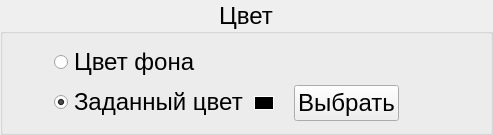
    <widget class="QGroupBox" name="colorBox">
     <property name="font">
      <font>
       <pointsize>18</pointsize>
      </font>
     </property>
     <property name="title">
      <string>Цвет</string>
     </property>
     <property name="alignment">
      <set>Qt::AlignCenter</set>
     </property>
     <layout class="QHBoxLayout" name="horizontalLayout_10">
      <item>
       <spacer name="horizontalSpacer_16">
        <property name="orientation">
         <enum>Qt::Horizontal</enum>
        </property>
        <property name="sizeType">
         <enum>QSizePolicy::Fixed</enum>
        </property>
        <property name="sizeHint" stdset="0">
         <size>
          <width>40</width>
          <height>20</height>
         </size>
        </property>
       </spacer>
      </item>
      <item>
       <layout class="QVBoxLayout" name="verticalLayout_3">
        <item>
         <widget class="QRadioButton" name="radioButton_6">
          <property name="text">
           <string>Цвет фона</string>
          </property>
         </widget>
        </item>
        <item>
         <widget class="QRadioButton" name="radioButton_7">
          <property name="text">
           <string>Заданный цвет</string>
          </property>
          <property name="checkable">
           <bool>true</bool>
          </property>
          <property name="checked">
           <bool>true</bool>
          </property>
         </widget>
        </item>
       </layout>
      </item>
      <item>
       <layout class="QVBoxLayout" name="verticalLayout_5">
        <property name="spacing">
         <number>0</number>
        </property>
        <item>
         <spacer name="verticalSpacer_3">
          <property name="orientation">
           <enum>Qt::Vertical</enum>
          </property>
          <property name="sizeType">
           <enum>QSizePolicy::Fixed</enum>
          </property>
          <property name="sizeHint" stdset="0">
           <size>
            <width>20</width>
            <height>40</height>
           </size>
          </property>
         </spacer>
        </item>
        <item>
         <layout class="QHBoxLayout" name="horizontalLayout_9">
          <property name="spacing">
           <number>0</number>
          </property>
          <item>
           <layout class="QVBoxLayout" name="verticalLayout_4">
            <property name="spacing">
             <number>0</number>
            </property>
            <item>
             <spacer name="verticalSpacer">
              <property name="orientation">
               <enum>Qt::Vertical</enum>
              </property>
              <property name="sizeType">
               <enum>QSizePolicy::Fixed</enum>
              </property>
              <property name="sizeHint" stdset="0">
               <size>
                <width>20</width>
                <height>11</height>
               </size>
              </property>
             </spacer>
            </item>
            <item>
             <widget class="QFrame" name="frame">
              <property name="palette">
               <palette>
                <active>
                 <colorrole role="WindowText">
                  <brush brushstyle="SolidPattern">
                   <color alpha="255">
                    <red>255</red>
                    <green>255</green>
                    <blue>255</blue>
                   </color>
                  </brush>
                 </colorrole>
                 <colorrole role="Button">
                  <brush brushstyle="SolidPattern">
                   <color alpha="255">
                    <red>0</red>
                    <green>0</green>
                    <blue>0</blue>
                   </color>
                  </brush>
                 </colorrole>
                 <colorrole role="Light">
                  <brush brushstyle="SolidPattern">
                   <color alpha="255">
                    <red>0</red>
                    <green>0</green>
                    <blue>0</blue>
                   </color>
                  </brush>
                 </colorrole>
                 <colorrole role="Midlight">
                  <brush brushstyle="SolidPattern">
                   <color alpha="255">
                    <red>0</red>
                    <green>0</green>
                    <blue>0</blue>
                   </color>
                  </brush>
                 </colorrole>
                 <colorrole role="Dark">
                  <brush brushstyle="SolidPattern">
                   <color alpha="255">
                    <red>0</red>
                    <green>0</green>
                    <blue>0</blue>
                   </color>
                  </brush>
                 </colorrole>
                 <colorrole role="Mid">
                  <brush brushstyle="SolidPattern">
                   <color alpha="255">
                    <red>0</red>
                    <green>0</green>
                    <blue>0</blue>
                   </color>
                  </brush>
                 </colorrole>
                 <colorrole role="Text">
                  <brush brushstyle="SolidPattern">
                   <color alpha="255">
                    <red>255</red>
                    <green>255</green>
                    <blue>255</blue>
                   </color>
                  </brush>
                 </colorrole>
                 <colorrole role="BrightText">
                  <brush brushstyle="SolidPattern">
                   <color alpha="255">
                    <red>255</red>
                    <green>255</green>
                    <blue>255</blue>
                   </color>
                  </brush>
                 </colorrole>
                 <colorrole role="ButtonText">
                  <brush brushstyle="SolidPattern">
                   <color alpha="255">
                    <red>255</red>
                    <green>255</green>
                    <blue>255</blue>
                   </color>
                  </brush>
                 </colorrole>
                 <colorrole role="Base">
                  <brush brushstyle="SolidPattern">
                   <color alpha="255">
                    <red>0</red>
                    <green>0</green>
                    <blue>0</blue>
                   </color>
                  </brush>
                 </colorrole>
                 <colorrole role="Window">
                  <brush brushstyle="SolidPattern">
                   <color alpha="255">
                    <red>0</red>
                    <green>0</green>
                    <blue>0</blue>
                   </color>
                  </brush>
                 </colorrole>
                 <colorrole role="Shadow">
                  <brush brushstyle="SolidPattern">
                   <color alpha="255">
                    <red>0</red>
                    <green>0</green>
                    <blue>0</blue>
                   </color>
                  </brush>
                 </colorrole>
                 <colorrole role="AlternateBase">
                  <brush brushstyle="SolidPattern">
                   <color alpha="255">
                    <red>0</red>
                    <green>0</green>
                    <blue>0</blue>
                   </color>
                  </brush>
                 </colorrole>
                 <colorrole role="ToolTipBase">
                  <brush brushstyle="SolidPattern">
                   <color alpha="255">
                    <red>255</red>
                    <green>255</green>
                    <blue>220</blue>
                   </color>
                  </brush>
                 </colorrole>
                 <colorrole role="ToolTipText">
                  <brush brushstyle="SolidPattern">
                   <color alpha="255">
                    <red>0</red>
                    <green>0</green>
                    <blue>0</blue>
                   </color>
                  </brush>
                 </colorrole>
                 <colorrole role="PlaceholderText">
                  <brush brushstyle="SolidPattern">
                   <color alpha="128">
                    <red>255</red>
                    <green>255</green>
                    <blue>255</blue>
                   </color>
                  </brush>
                 </colorrole>
                </active>
                <inactive>
                 <colorrole role="WindowText">
                  <brush brushstyle="SolidPattern">
                   <color alpha="255">
                    <red>255</red>
                    <green>255</green>
                    <blue>255</blue>
                   </color>
                  </brush>
                 </colorrole>
                 <colorrole role="Button">
                  <brush brushstyle="SolidPattern">
                   <color alpha="255">
                    <red>0</red>
                    <green>0</green>
                    <blue>0</blue>
                   </color>
                  </brush>
                 </colorrole>
                 <colorrole role="Light">
                  <brush brushstyle="SolidPattern">
                   <color alpha="255">
                    <red>0</red>
                    <green>0</green>
                    <blue>0</blue>
                   </color>
                  </brush>
                 </colorrole>
                 <colorrole role="Midlight">
                  <brush brushstyle="SolidPattern">
                   <color alpha="255">
                    <red>0</red>
                    <green>0</green>
                    <blue>0</blue>
                   </color>
                  </brush>
                 </colorrole>
                 <colorrole role="Dark">
                  <brush brushstyle="SolidPattern">
                   <color alpha="255">
                    <red>0</red>
                    <green>0</green>
                    <blue>0</blue>
                   </color>
                  </brush>
                 </colorrole>
                 <colorrole role="Mid">
                  <brush brushstyle="SolidPattern">
                   <color alpha="255">
                    <red>0</red>
                    <green>0</green>
                    <blue>0</blue>
                   </color>
                  </brush>
                 </colorrole>
                 <colorrole role="Text">
                  <brush brushstyle="SolidPattern">
                   <color alpha="255">
                    <red>255</red>
                    <green>255</green>
                    <blue>255</blue>
                   </color>
                  </brush>
                 </colorrole>
                 <colorrole role="BrightText">
                  <brush brushstyle="SolidPattern">
                   <color alpha="255">
                    <red>255</red>
                    <green>255</green>
                    <blue>255</blue>
                   </color>
                  </brush>
                 </colorrole>
                 <colorrole role="ButtonText">
                  <brush brushstyle="SolidPattern">
                   <color alpha="255">
                    <red>255</red>
                    <green>255</green>
                    <blue>255</blue>
                   </color>
                  </brush>
                 </colorrole>
                 <colorrole role="Base">
                  <brush brushstyle="SolidPattern">
                   <color alpha="255">
                    <red>0</red>
                    <green>0</green>
                    <blue>0</blue>
                   </color>
                  </brush>
                 </colorrole>
                 <colorrole role="Window">
                  <brush brushstyle="SolidPattern">
                   <color alpha="255">
                    <red>0</red>
                    <green>0</green>
                    <blue>0</blue>
                   </color>
                  </brush>
                 </colorrole>
                 <colorrole role="Shadow">
                  <brush brushstyle="SolidPattern">
                   <color alpha="255">
                    <red>0</red>
                    <green>0</green>
                    <blue>0</blue>
                   </color>
                  </brush>
                 </colorrole>
                 <colorrole role="AlternateBase">
                  <brush brushstyle="SolidPattern">
                   <color alpha="255">
                    <red>0</red>
                    <green>0</green>
                    <blue>0</blue>
                   </color>
                  </brush>
                 </colorrole>
                 <colorrole role="ToolTipBase">
                  <brush brushstyle="SolidPattern">
                   <color alpha="255">
                    <red>255</red>
                    <green>255</green>
                    <blue>220</blue>
                   </color>
                  </brush>
                 </colorrole>
                 <colorrole role="ToolTipText">
                  <brush brushstyle="SolidPattern">
                   <color alpha="255">
                    <red>0</red>
                    <green>0</green>
                    <blue>0</blue>
                   </color>
                  </brush>
                 </colorrole>
                 <colorrole role="PlaceholderText">
                  <brush brushstyle="SolidPattern">
                   <color alpha="128">
                    <red>255</red>
                    <green>255</green>
                    <blue>255</blue>
                   </color>
                  </brush>
                 </colorrole>
                </inactive>
                <disabled>
                 <colorrole role="WindowText">
                  <brush brushstyle="SolidPattern">
                   <color alpha="255">
                    <red>0</red>
                    <green>0</green>
                    <blue>0</blue>
                   </color>
                  </brush>
                 </colorrole>
                 <colorrole role="Button">
                  <brush brushstyle="SolidPattern">
                   <color alpha="255">
                    <red>0</red>
                    <green>0</green>
                    <blue>0</blue>
                   </color>
                  </brush>
                 </colorrole>
                 <colorrole role="Light">
                  <brush brushstyle="SolidPattern">
                   <color alpha="255">
                    <red>0</red>
                    <green>0</green>
                    <blue>0</blue>
                   </color>
                  </brush>
                 </colorrole>
                 <colorrole role="Midlight">
                  <brush brushstyle="SolidPattern">
                   <color alpha="255">
                    <red>0</red>
                    <green>0</green>
                    <blue>0</blue>
                   </color>
                  </brush>
                 </colorrole>
                 <colorrole role="Dark">
                  <brush brushstyle="SolidPattern">
                   <color alpha="255">
                    <red>0</red>
                    <green>0</green>
                    <blue>0</blue>
                   </color>
                  </brush>
                 </colorrole>
                 <colorrole role="Mid">
                  <brush brushstyle="SolidPattern">
                   <color alpha="255">
                    <red>0</red>
                    <green>0</green>
                    <blue>0</blue>
                   </color>
                  </brush>
                 </colorrole>
                 <colorrole role="Text">
                  <brush brushstyle="SolidPattern">
                   <color alpha="255">
                    <red>0</red>
                    <green>0</green>
                    <blue>0</blue>
                   </color>
                  </brush>
                 </colorrole>
                 <colorrole role="BrightText">
                  <brush brushstyle="SolidPattern">
                   <color alpha="255">
                    <red>255</red>
                    <green>255</green>
                    <blue>255</blue>
                   </color>
                  </brush>
                 </colorrole>
                 <colorrole role="ButtonText">
                  <brush brushstyle="SolidPattern">
                   <color alpha="255">
                    <red>0</red>
                    <green>0</green>
                    <blue>0</blue>
                   </color>
                  </brush>
                 </colorrole>
                 <colorrole role="Base">
                  <brush brushstyle="SolidPattern">
                   <color alpha="255">
                    <red>0</red>
                    <green>0</green>
                    <blue>0</blue>
                   </color>
                  </brush>
                 </colorrole>
                 <colorrole role="Window">
                  <brush brushstyle="SolidPattern">
                   <color alpha="255">
                    <red>0</red>
                    <green>0</green>
                    <blue>0</blue>
                   </color>
                  </brush>
                 </colorrole>
                 <colorrole role="Shadow">
                  <brush brushstyle="SolidPattern">
                   <color alpha="255">
                    <red>0</red>
                    <green>0</green>
                    <blue>0</blue>
                   </color>
                  </brush>
                 </colorrole>
                 <colorrole role="AlternateBase">
                  <brush brushstyle="SolidPattern">
                   <color alpha="255">
                    <red>0</red>
                    <green>0</green>
                    <blue>0</blue>
                   </color>
                  </brush>
                 </colorrole>
                 <colorrole role="ToolTipBase">
                  <brush brushstyle="SolidPattern">
                   <color alpha="255">
                    <red>255</red>
                    <green>255</green>
                    <blue>220</blue>
                   </color>
                  </brush>
                 </colorrole>
                 <colorrole role="ToolTipText">
                  <brush brushstyle="SolidPattern">
                   <color alpha="255">
                    <red>0</red>
                    <green>0</green>
                    <blue>0</blue>
                   </color>
                  </brush>
                 </colorrole>
                 <colorrole role="PlaceholderText">
                  <brush brushstyle="SolidPattern">
                   <color alpha="128">
                    <red>255</red>
                    <green>255</green>
                    <blue>255</blue>
                   </color>
                  </brush>
                 </colorrole>
                </disabled>
               </palette>
              </property>
              <property name="autoFillBackground">
               <bool>true</bool>
              </property>
              <property name="frameShape">
               <enum>QFrame::Box</enum>
              </property>
              <property name="frameShadow">
               <enum>QFrame::Plain</enum>
              </property>
             </widget>
            </item>
            <item>
             <spacer name="verticalSpacer_2">
              <property name="orientation">
               <enum>Qt::Vertical</enum>
              </property>
              <property name="sizeType">
               <enum>QSizePolicy::Fixed</enum>
              </property>
              <property name="sizeHint" stdset="0">
               <size>
                <width>20</width>
                <height>11</height>
               </size>
              </property>
             </spacer>
            </item>
           </layout>
          </item>
          <item>
           <layout class="QHBoxLayout" name="horizontalLayout_8">
            <item>
             <spacer name="horizontalSpacer_12">
              <property name="orientation">
               <enum>Qt::Horizontal</enum>
              </property>
              <property name="sizeType">
               <enum>QSizePolicy::Fixed</enum>
              </property>
              <property name="sizeHint" stdset="0">
               <size>
                <width>20</width>
                <height>20</height>
               </size>
              </property>
             </spacer>
            </item>
            <item>
             <widget class="QPushButton" name="chooseButton">
              <property name="text">
               <string>Выбрать</string>
              </property>
             </widget>
            </item>
            <item>
             <spacer name="horizontalSpacer_13">
              <property name="orientation">
               <enum>Qt::Horizontal</enum>
              </property>
              <property name="sizeType">
               <enum>QSizePolicy::Fixed</enum>
              </property>
              <property name="sizeHint" stdset="0">
               <size>
                <width>80</width>
                <height>30</height>
               </size>
              </property>
             </spacer>
            </item>
           </layout>
          </item>
         </layout>
        </item>
       </layout>
      </item>
     </layout>
    </widget>
